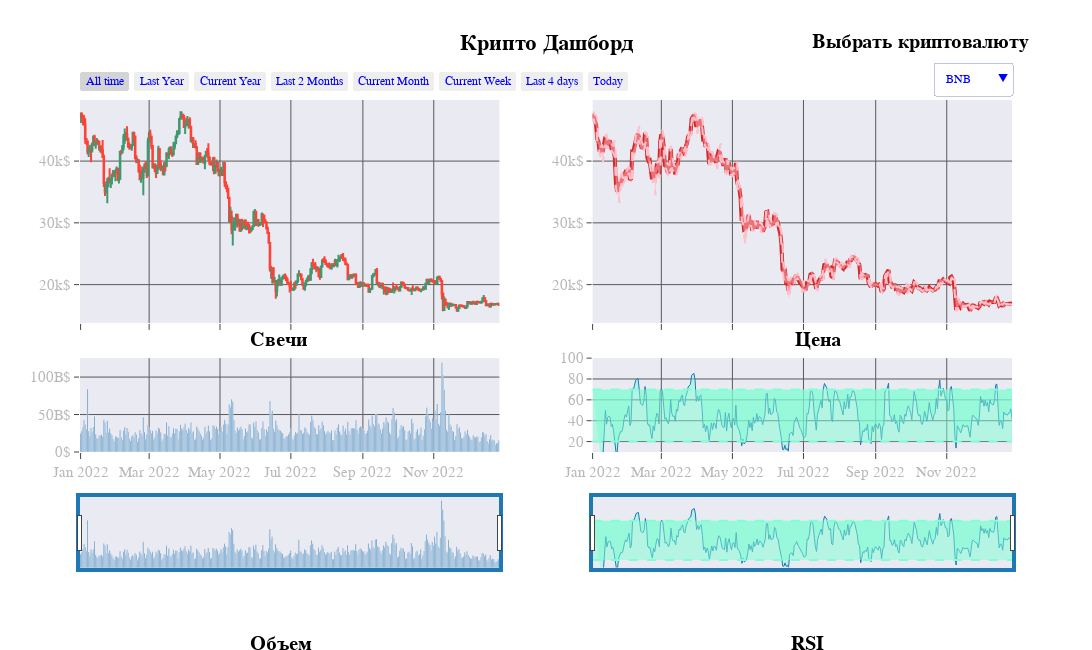

This figure's notebook cell:
### Code cell
fig = make_subplots(rows=3, 
                    cols=2,
                    shared_xaxes=True,
                    specs=[[{"rowspan": 2}, {"rowspan": 2}], [{"rowspan": 1}, {"rowspan": 1}] , [{},{}]]
                    
                   )
date_buttons = [
{'step': "all", 'label': "All time"},
{'count':  1, 'step': "year", 'stepmode': "backward", 'label': "Last Year"},
{'count':  1, 'step': "year", 'stepmode': "todate", 'label': "Current Year"},
{'count':  1, 'step': "month", 'stepmode': "backward", 'label': "Last 2 Months"},
{'count':  1, 'step': "month", 'stepmode': "todate", 'label': "Current Month"},
{'count':  7, 'step': "day", 'stepmode': "todate", 'label': "Current Week"},
{'count':  4, 'step': "day", 'stepmode': "backward", 'label': "Last 4 days"},
{'count':  1, 'step': "day", 'stepmode': "backward", 'label': "Today"},
               ]
buttons = []
i = 0
j=0
COUNT = 8
vis = [False] * len(crypto_list) * COUNT
for df in df_vizualize:
    for k in range(COUNT):
        vis[j+k] = True
    buttons.append({ 'label' : crypto_list[i],
                     'method' : 'update',
                     'args'   : [{'visible' : vis},
                                {'title'  : crypto_list[i] + ' Charts and Indicators'}
                                ] }
                  )
    i+=1
    j+=COUNT
    vis = [False] * len(crypto_list)* COUNT
for df in df_vizualize:
    fig.add_trace(
        go.Candlestick(x= df.index,
                       open  = df['open'],
                       high  = df['high'],
                       low   = df['low'],
                       close = df['close'],
                       showlegend =False
                                ),
                  row=1, 
                  col=1)
    fig.add_trace(
        go.Bar(x =df.index ,
               y=df["volume"],
               showlegend =False, 
               marker_color='#1f77b4'),
        row=3, 
        col=1)
    fig.add_trace(
        go.Scatter(x=df.index, y=df['close'],
                   mode='lines',
                  showlegend =False,
                   line=dict(color="#d62728", width=4)),
        row=1, 
        col=2)
    fig.add_trace(
        go.Scatter(x=df.index,
                   y=df['low'],
                   fill='tonexty',
                   mode='lines',
                   showlegend =False,                   
                   line=dict(width=2, color='pink', dash='dash')),
        row=1, 
        col=2)
    fig.add_trace(
        go.Scatter(x=df.index, 
                   y=df['high'],
                   fill='tonexty',
                   mode='lines',
                   showlegend =False, 
                   line=dict(width=2, color='pink', dash='dash')),
        row=1, 
        col=2)
    fig.add_trace(
        go.Scatter(x=df.index, y=df['close_rsi'],
                   mode='lines',
                  showlegend =False,
                   line=dict(color="#1f77b4", width=1)),
        row=3, 
        col=2)
    fig.add_trace(
        go.Scatter(x=df.index,
                   y=df['low_rsi'],
                   fill='tonexty', 
                   mode='lines',
                   showlegend =False,                   
                   line=dict(width=2, color='aquamarine', dash='dash')),
        row=3, 
        col=2)
    fig.add_trace(
        go.Scatter(x=df.index, 
                   y=df['high_rsi'],
                   fill='tonexty',
                   mode='lines',
                   showlegend =False, 
                   line=dict(width=2, color='aquamarine', dash='dash')),
        row=3, 
        col=2)
    
    
fig.update_xaxes(
        tickfont = dict(size=15, family = 'monospace', color='#B8B8B8'),
        tickmode = 'array',
        ticklen = 6,
        showline = False,
        showgrid = True,
        gridcolor = '#595959',
        ticks = 'outside')
fig.update_layout(
    spikedistance=100, 
    xaxis_rangeslider_visible=False,
    hoverdistance=1000)
fig.update_xaxes(
    showspikes=True,  
    spikesnap="cursor",
    spikemode="across"
                )
fig.update_yaxes(
    showspikes=True, 
    spikesnap='cursor',
    spikemode="across"                 
                )
fig.update_yaxes(
        tickfont = dict(size=15, family = 'monospace', color='#B8B8B8'),
        tickmode = 'array',
        showline = False,
        ticksuffix = '$',
        showgrid = True,
        gridcolor = '#595959',
        ticks = 'outside')
fig.update_layout(
                  width=1120,
                  height=650,
                  font_family   = 'monospace',
                  xaxis         = dict(rangeselector = dict(buttons = date_buttons)),
                  updatemenus   = [dict(type = 'dropdown',
                                        x = 1.0,
                                        y = 1.108,
                                        showactive = True,
                                        active = 2,
                                        buttons = buttons)],
                  title         = dict(text = '<b>Крипто Дашборд<b>',
                                       font = dict(color = '#000000' ,size = 22), 
                                       x = 0.50),
                  font          = dict(color="blue"), 
                  annotations   = [
                                  dict( text = "<b>Выбрать криптовалюту<b>",
                                        font = dict(size = 20 , color = "#000000"),
                                        showarrow=False,
                                        x = 1.02, 
                                        y = 1.20,
                                        xref = 'paper', yref = "paper",
                                        align = "left"),
                                  dict( text = "<b>Свечи <b>",
                                        font = dict(size = 20,  color = "#000000"),
                                        showarrow=False,
                                        x = 0.18, 
                                        y = 0.285,
                                        xref = 'paper', yref = "paper",
                                        align = "left"),
                                  dict( text = "<b>Цена<b>",
                                        font = dict(size = 20,  color = "#000000"),
                                        showarrow=False,
                                        x = 0.82, 
                                        y = 0.285,
                                        xref = 'paper', yref = "paper",
                                        align = "left"),
                                  dict( text = "<b>Объем<b>",
                                        font = dict(size = 20,  color = "#000000"),
                                        showarrow=False,
                                        x = 0.18, 
                                        y = -0.58,
                                        xref = 'paper', yref = "paper",
                                        align = "left"),
                                  dict( text = "<b>RSI<b>",
                                        font = dict(size = 20,  color = "#000000"),
                                        showarrow=False,
                                        x = 0.8, 
                                        y = -0.58,
                                        xref = 'paper', yref = "paper",
                                        align = "left")
                  ],
                template= "seaborn"
                )    
for i in range(0, 10*COUNT):
    fig.data[i].visible = False
for i in range(COUNT):
    fig.data[i].visible = True
fig.layout["xaxis"]["rangeslider"]["visible"] = False
fig.layout["xaxis2"]["rangeslider"]["visible"] = False
fig.layout["xaxis5"]["rangeslider"]["visible"] = True
fig.layout["xaxis6"]["rangeslider"]["visible"] = True
fig.layout["xaxis5"]["rangeslider"]["borderwidth"] = 4
fig.layout["xaxis6"]["rangeslider"]["borderwidth"] = 4
fig.layout["xaxis5"]["rangeslider"]["bordercolor"] = "#1f77b4"
fig.layout["xaxis6"]["rangeslider"]["bordercolor"] = "#1f77b4"
fig.layout["yaxis6"]["ticksuffix"] = ""
fig.layout["yaxis6"]["range"] = [10,100]
fig.show()

### Figure 1 — Plotly figure (JSON) as saved in the notebook; plotly's stock layout.template omitted (floating-point values rounded to 4 significant figures; data arrays with more than 128 entries replaced by an {"elided": "..."} marker saying what was removed)
{"data": [{"close": {"elided": "361 float values"}, "high": {"elided": "361 float values"}, "low": {"elided": "361 float values"}, "open": {"elided": "361 float values"}, "showlegend": false, "type": "candlestick", "visible": true, "x": {"elided": "361 str values"}, "xaxis": "x", "yaxis": "y"}, {"marker": {"color": "#1f77b4"}, "showlegend": false, "type": "bar", "visible": true, "x": {"elided": "361 str values"}, "xaxis": "x5", "y": {"elided": "361 float values"}, "yaxis": "y5"}, {"line": {"color": "#d62728", "width": 4}, "mode": "lines", "showlegend": false, "type": "scatter", "visible": true, "x": {"elided": "361 str values"}, "xaxis": "x2", "y": {"elided": "361 float values"}, "yaxis": "y2"}, {"fill": "tonexty", "line": {"color": "pink", "dash": "dash", "width": 2}, "mode": "lines", "showlegend": false, "type": "scatter", "visible": true, "x": {"elided": "361 str values"}, "xaxis": "x2", "y": {"elided": "361 float values"}, "yaxis": "y2"}, {"fill": "tonexty", "line": {"color": "pink", "dash": "dash", "width": 2}, "mode": "lines", "showlegend": false, "type": "scatter", "visible": true, "x": {"elided": "361 str values"}, "xaxis": "x2", "y": {"elided": "361 float values"}, "yaxis": "y2"}, {"line": {"color": "#1f77b4", "width": 1}, "mode": "lines", "showlegend": false, "type": "scatter", "visible": true, "x": {"elided": "361 str values"}, "xaxis": "x6", "y": {"elided": "361 float values"}, "yaxis": "y6"}, {"fill": "tonexty", "line": {"color": "aquamarine", "dash": "dash", "width": 2}, "mode": "lines", "showlegend": false, "type": "scatter", "visible": true, "x": {"elided": "361 str values"}, "xaxis": "x6", "y": {"elided": "361 int values"}, "yaxis": "y6"}, {"fill": "tonexty", "line": {"color": "aquamarine", "dash": "dash", "width": 2}, "mode": "lines", "showlegend": false, "type": "scatter", "visible": true, "x": {"elided": "361 str values"}, "xaxis": "x6", "y": {"elided": "361 int values"}, "yaxis": "y6"}, {"close": {"elided": "361 float values"}, "high": {"elided": "361 float values"}, "low": {"elided": "361 float values"}, "open": {"elided": "361 float values"}, "showlegend": false, "type": "candlestick", "visible": false, "x": {"elided": "361 str values"}, "xaxis": "x", "yaxis": "y"}, {"marker": {"color": "#1f77b4"}, "showlegend": false, "type": "bar", "visible": false, "x": {"elided": "361 str values"}, "xaxis": "x5", "y": {"elided": "361 float values"}, "yaxis": "y5"}, {"line": {"color": "#d62728", "width": 4}, "mode": "lines", "showlegend": false, "type": "scatter", "visible": false, "x": {"elided": "361 str values"}, "xaxis": "x2", "y": {"elided": "361 float values"}, "yaxis": "y2"}, {"fill": "tonexty", "line": {"color": "pink", "dash": "dash", "width": 2}, "mode": "lines", "showlegend": false, "type": "scatter", "visible": false, "x": {"elided": "361 str values"}, "xaxis": "x2", "y": {"elided": "361 float values"}, "yaxis": "y2"}, {"fill": "tonexty", "line": {"color": "pink", "dash": "dash", "width": 2}, "mode": "lines", "showlegend": false, "type": "scatter", "visible": false, "x": {"elided": "361 str values"}, "xaxis": "x2", "y": {"elided": "361 float values"}, "yaxis": "y2"}, {"line": {"color": "#1f77b4", "width": 1}, "mode": "lines", "showlegend": false, "type": "scatter", "visible": false, "x": {"elided": "361 str values"}, "xaxis": "x6", "y": {"elided": "361 float values"}, "yaxis": "y6"}, {"fill": "tonexty", "line": {"color": "aquamarine", "dash": "dash", "width": 2}, "mode": "lines", "showlegend": false, "type": "scatter", "visible": false, "x": {"elided": "361 str values"}, "xaxis": "x6", "y": {"elided": "361 int values"}, "yaxis": "y6"}, {"fill": "tonexty", "line": {"color": "aquamarine", "dash": "dash", "width": 2}, "mode": "lines", "showlegend": false, "type": "scatter", "visible": false, "x": {"elided": "361 str values"}, "xaxis": "x6", "y": {"elided": "361 int values"}, "yaxis": "y6"}, {"close": {"elided": "361 float values"}, "high": {"elided": "361 float values"}, "low": {"elided": "361 float values"}, "open": {"elided": "361 float values"}, "showlegend": false, "type": "candlestick", "visible": false, "x": {"elided": "361 str values"}, "xaxis": "x", "yaxis": "y"}, {"marker": {"color": "#1f77b4"}, "showlegend": false, "type": "bar", "visible": false, "x": {"elided": "361 str values"}, "xaxis": "x5", "y": {"elided": "361 float values"}, "yaxis": "y5"}, {"line": {"color": "#d62728", "width": 4}, "mode": "lines", "showlegend": false, "type": "scatter", "visible": false, "x": {"elided": "361 str values"}, "xaxis": "x2", "y": {"elided": "361 float values"}, "yaxis": "y2"}, {"fill": "tonexty", "line": {"color": "pink", "dash": "dash", "width": 2}, "mode": "lines", "showlegend": false, "type": "scatter", "visible": false, "x": {"elided": "361 str values"}, "xaxis": "x2", "y": {"elided": "361 float values"}, "yaxis": "y2"}, {"fill": "tonexty", "line": {"color": "pink", "dash": "dash", "width": 2}, "mode": "lines", "showlegend": false, "type": "scatter", "visible": false, "x": {"elided": "361 str values"}, "xaxis": "x2", "y": {"elided": "361 float values"}, "yaxis": "y2"}, {"line": {"color": "#1f77b4", "width": 1}, "mode": "lines", "showlegend": false, "type": "scatter", "visible": false, "x": {"elided": "361 str values"}, "xaxis": "x6", "y": {"elided": "361 float values"}, "yaxis": "y6"}, {"fill": "tonexty", "line": {"color": "aquamarine", "dash": "dash", "width": 2}, "mode": "lines", "showlegend": false, "type": "scatter", "visible": false, "x": {"elided": "361 str values"}, "xaxis": "x6", "y": {"elided": "361 int values"}, "yaxis": "y6"}, {"fill": "tonexty", "line": {"color": "aquamarine", "dash": "dash", "width": 2}, "mode": "lines", "showlegend": false, "type": "scatter", "visible": false, "x": {"elided": "361 str values"}, "xaxis": "x6", "y": {"elided": "361 int values"}, "yaxis": "y6"}, {"close": {"elided": "361 float values"}, "high": {"elided": "361 float values"}, "low": {"elided": "361 float values"}, "open": {"elided": "361 float values"}, "showlegend": false, "type": "candlestick", "visible": false, "x": {"elided": "361 str values"}, "xaxis": "x", "yaxis": "y"}, {"marker": {"color": "#1f77b4"}, "showlegend": false, "type": "bar", "visible": false, "x": {"elided": "361 str values"}, "xaxis": "x5", "y": {"elided": "361 float values"}, "yaxis": "y5"}, {"line": {"color": "#d62728", "width": 4}, "mode": "lines", "showlegend": false, "type": "scatter", "visible": false, "x": {"elided": "361 str values"}, "xaxis": "x2", "y": {"elided": "361 float values"}, "yaxis": "y2"}, {"fill": "tonexty", "line": {"color": "pink", "dash": "dash", "width": 2}, "mode": "lines", "showlegend": false, "type": "scatter", "visible": false, "x": {"elided": "361 str values"}, "xaxis": "x2", "y": {"elided": "361 float values"}, "yaxis": "y2"}, {"fill": "tonexty", "line": {"color": "pink", "dash": "dash", "width": 2}, "mode": "lines", "showlegend": false, "type": "scatter", "visible": false, "x": {"elided": "361 str values"}, "xaxis": "x2", "y": {"elided": "361 float values"}, "yaxis": "y2"}, {"line": {"color": "#1f77b4", "width": 1}, "mode": "lines", "showlegend": false, "type": "scatter", "visible": false, "x": {"elided": "361 str values"}, "xaxis": "x6", "y": {"elided": "361 float values"}, "yaxis": "y6"}, {"fill": "tonexty", "line": {"color": "aquamarine", "dash": "dash", "width": 2}, "mode": "lines", "showlegend": false, "type": "scatter", "visible": false, "x": {"elided": "361 str values"}, "xaxis": "x6", "y": {"elided": "361 int values"}, "yaxis": "y6"}, {"fill": "tonexty", "line": {"color": "aquamarine", "dash": "dash", "width": 2}, "mode": "lines", "showlegend": false, "type": "scatter", "visible": false, "x": {"elided": "361 str values"}, "xaxis": "x6", "y": {"elided": "361 int values"}, "yaxis": "y6"}, {"close": {"elided": "361 float values"}, "high": {"elided": "361 float values"}, "low": {"elided": "361 float values"}, "open": {"elided": "361 float values"}, "showlegend": false, "type": "candlestick", "visible": false, "x": {"elided": "361 str values"}, "xaxis": "x", "yaxis": "y"}, {"marker": {"color": "#1f77b4"}, "showlegend": false, "type": "bar", "visible": false, "x": {"elided": "361 str values"}, "xaxis": "x5", "y": {"elided": "361 float values"}, "yaxis": "y5"}, {"line": {"color": "#d62728", "width": 4}, "mode": "lines", "showlegend": false, "type": "scatter", "visible": false, "x": {"elided": "361 str values"}, "xaxis": "x2", "y": {"elided": "361 float values"}, "yaxis": "y2"}, {"fill": "tonexty", "line": {"color": "pink", "dash": "dash", "width": 2}, "mode": "lines", "showlegend": false, "type": "scatter", "visible": false, "x": {"elided": "361 str values"}, "xaxis": "x2", "y": {"elided": "361 float values"}, "yaxis": "y2"}, {"fill": "tonexty", "line": {"color": "pink", "dash": "dash", "width": 2}, "mode": "lines", "showlegend": false, "type": "scatter", "visible": false, "x": {"elided": "361 str values"}, "xaxis": "x2", "y": {"elided": "361 float values"}, "yaxis": "y2"}, {"line": {"color": "#1f77b4", "width": 1}, "mode": "lines", "showlegend": false, "type": "scatter", "visible": false, "x": {"elided": "361 str values"}, "xaxis": "x6", "y": {"elided": "361 float values"}, "yaxis": "y6"}, {"fill": "tonexty", "line": {"color": "aquamarine", "dash": "dash", "width": 2}, "mode": "lines", "showlegend": false, "type": "scatter", "visible": false, "x": {"elided": "361 str values"}, "xaxis": "x6", "y": {"elided": "361 int values"}, "yaxis": "y6"}, {"fill": "tonexty", "line": {"color": "aquamarine", "dash": "dash", "width": 2}, "mode": "lines", "showlegend": false, "type": "scatter", "visible": false, "x": {"elided": "361 str values"}, "xaxis": "x6", "y": {"elided": "361 int values"}, "yaxis": "y6"}, {"close": {"elided": "361 float values"}, "high": {"elided": "361 float values"}, "low": {"elided": "361 float values"}, "open": {"elided": "361 float values"}, "showlegend": false, "type": "candlestick", "visible": false, "x": {"elided": "361 str values"}, "xaxis": "x", "yaxis": "y"}, {"marker": {"color": "#1f77b4"}, "showlegend": false, "type": "bar", "visible": false, "x": {"elided": "361 str values"}, "xaxis": "x5", "y": {"elided": "361 float values"}, "yaxis": "y5"}, {"line": {"color": "#d62728", "width": 4}, "mode": "lines", "showlegend": false, "type": "scatter", "visible": false, "x": {"elided": "361 str values"}, "xaxis": "x2", "y": {"elided": "361 float values"}, "yaxis": "y2"}, {"fill": "tonexty", "line": {"color": "pink", "dash": "dash", "width": 2}, "mode": "lines", "showlegend": false, "type": "scatter", "visible": false, "x": {"elided": "361 str values"}, "xaxis": "x2", "y": {"elided": "361 float values"}, "yaxis": "y2"}, {"fill": "tonexty", "line": {"color": "pink", "dash": "dash", "width": 2}, "mode": "lines", "showlegend": false, "type": "scatter", "visible": false, "x": {"elided": "361 str values"}, "xaxis": "x2", "y": {"elided": "361 float values"}, "yaxis": "y2"}, {"line": {"color": "#1f77b4", "width": 1}, "mode": "lines", "showlegend": false, "type": "scatter", "visible": false, "x": {"elided": "361 str values"}, "xaxis": "x6", "y": {"elided": "361 float values"}, "yaxis": "y6"}, {"fill": "tonexty", "line": {"color": "aquamarine", "dash": "dash", "width": 2}, "mode": "lines", "showlegend": false, "type": "scatter", "visible": false, "x": {"elided": "361 str values"}, "xaxis": "x6", "y": {"elided": "361 int values"}, "yaxis": "y6"}, {"fill": "tonexty", "line": {"color": "aquamarine", "dash": "dash", "width": 2}, "mode": "lines", "showlegend": false, "type": "scatter", "visible": false, "x": {"elided": "361 str values"}, "xaxis": "x6", "y": {"elided": "361 int values"}, "yaxis": "y6"}, {"close": {"elided": "361 float values"}, "high": {"elided": "361 float values"}, "low": {"elided": "361 float values"}, "open": {"elided": "361 float values"}, "showlegend": false, "type": "candlestick", "visible": false, "x": {"elided": "361 str values"}, "xaxis": "x", "yaxis": "y"}, {"marker": {"color": "#1f77b4"}, "showlegend": false, "type": "bar", "visible": false, "x": {"elided": "361 str values"}, "xaxis": "x5", "y": {"elided": "361 float values"}, "yaxis": "y5"}, {"line": {"color": "#d62728", "width": 4}, "mode": "lines", "showlegend": false, "type": "scatter", "visible": false, "x": {"elided": "361 str values"}, "xaxis": "x2", "y": {"elided": "361 float values"}, "yaxis": "y2"}, {"fill": "tonexty", "line": {"color": "pink", "dash": "dash", "width": 2}, "mode": "lines", "showlegend": false, "type": "scatter", "visible": false, "x": {"elided": "361 str values"}, "xaxis": "x2", "y": {"elided": "361 float values"}, "yaxis": "y2"}, {"fill": "tonexty", "line": {"color": "pink", "dash": "dash", "width": 2}, "mode": "lines", "showlegend": false, "type": "scatter", "visible": false, "x": {"elided": "361 str values"}, "xaxis": "x2", "y": {"elided": "361 float values"}, "yaxis": "y2"}, {"line": {"color": "#1f77b4", "width": 1}, "mode": "lines", "showlegend": false, "type": "scatter", "visible": false, "x": {"elided": "361 str values"}, "xaxis": "x6", "y": {"elided": "361 float values"}, "yaxis": "y6"}, {"fill": "tonexty", "line": {"color": "aquamarine", "dash": "dash", "width": 2}, "mode": "lines", "showlegend": false, "type": "scatter", "visible": false, "x": {"elided": "361 str values"}, "xaxis": "x6", "y": {"elided": "361 int values"}, "yaxis": "y6"}, {"fill": "tonexty", "line": {"color": "aquamarine", "dash": "dash", "width": 2}, "mode": "lines", "showlegend": false, "type": "scatter", "visible": false, "x": {"elided": "361 str values"}, "xaxis": "x6", "y": {"elided": "361 int values"}, "yaxis": "y6"}, {"close": {"elided": "361 float values"}, "high": {"elided": "361 float values"}, "low": {"elided": "361 float values"}, "open": {"elided": "361 float values"}, "showlegend": false, "type": "candlestick", "visible": false, "x": {"elided": "361 str values"}, "xaxis": "x", "yaxis": "y"}, {"marker": {"color": "#1f77b4"}, "showlegend": false, "type": "bar", "visible": false, "x": {"elided": "361 str values"}, "xaxis": "x5", "y": {"elided": "361 float values"}, "yaxis": "y5"}, {"line": {"color": "#d62728", "width": 4}, "mode": "lines", "showlegend": false, "type": "scatter", "visible": false, "x": {"elided": "361 str values"}, "xaxis": "x2", "y": {"elided": "361 float values"}, "yaxis": "y2"}, {"fill": "tonexty", "line": {"color": "pink", "dash": "dash", "width": 2}, "mode": "lines", "showlegend": false, "type": "scatter", "visible": false, "x": {"elided": "361 str values"}, "xaxis": "x2", "y": {"elided": "361 float values"}, "yaxis": "y2"}, {"fill": "tonexty", "line": {"color": "pink", "dash": "dash", "width": 2}, "mode": "lines", "showlegend": false, "type": "scatter", "visible": false, "x": {"elided": "361 str values"}, "xaxis": "x2", "y": {"elided": "361 float values"}, "yaxis": "y2"}, {"line": {"color": "#1f77b4", "width": 1}, "mode": "lines", "showlegend": false, "type": "scatter", "visible": false, "x": {"elided": "361 str values"}, "xaxis": "x6", "y": {"elided": "361 float values"}, "yaxis": "y6"}, {"fill": "tonexty", "line": {"color": "aquamarine", "dash": "dash", "width": 2}, "mode": "lines", "showlegend": false, "type": "scatter", "visible": false, "x": {"elided": "361 str values"}, "xaxis": "x6", "y": {"elided": "361 int values"}, "yaxis": "y6"}, {"fill": "tonexty", "line": {"color": "aquamarine", "dash": "dash", "width": 2}, "mode": "lines", "showlegend": false, "type": "scatter", "visible": false, "x": {"elided": "361 str values"}, "xaxis": "x6", "y": {"elided": "361 int values"}, "yaxis": "y6"}, {"close": {"elided": "361 float values"}, "high": {"elided": "361 float values"}, "low": {"elided": "361 float values"}, "open": {"elided": "361 float values"}, "showlegend": false, "type": "candlestick", "visible": false, "x": {"elided": "361 str values"}, "xaxis": "x", "yaxis": "y"}, {"marker": {"color": "#1f77b4"}, "showlegend": false, "type": "bar", "visible": false, "x": {"elided": "361 str values"}, "xaxis": "x5", "y": {"elided": "361 float values"}, "yaxis": "y5"}, {"line": {"color": "#d62728", "width": 4}, "mode": "lines", "showlegend": false, "type": "scatter", "visible": false, "x": {"elided": "361 str values"}, "xaxis": "x2", "y": {"elided": "361 float values"}, "yaxis": "y2"}, {"fill": "tonexty", "line": {"color": "pink", "dash": "dash", "width": 2}, "mode": "lines", "showlegend": false, "type": "scatter", "visible": false, "x": {"elided": "361 str values"}, "xaxis": "x2", "y": {"elided": "361 float values"}, "yaxis": "y2"}, {"fill": "tonexty", "line": {"color": "pink", "dash": "dash", "width": 2}, "mode": "lines", "showlegend": false, "type": "scatter", "visible": false, "x": {"elided": "361 str values"}, "xaxis": "x2", "y": {"elided": "361 float values"}, "yaxis": "y2"}, {"line": {"color": "#1f77b4", "width": 1}, "mode": "lines", "showlegend": false, "type": "scatter", "visible": false, "x": {"elided": "361 str values"}, "xaxis": "x6", "y": {"elided": "361 float values"}, "yaxis": "y6"}, {"fill": "tonexty", "line": {"color": "aquamarine", "dash": "dash", "width": 2}, "mode": "lines", "showlegend": false, "type": "scatter", "visible": false, "x": {"elided": "361 str values"}, "xaxis": "x6", "y": {"elided": "361 int values"}, "yaxis": "y6"}, {"fill": "tonexty", "line": {"color": "aquamarine", "dash": "dash", "width": 2}, "mode": "lines", "showlegend": false, "type": "scatter", "visible": false, "x": {"elided": "361 str values"}, "xaxis": "x6", "y": {"elided": "361 int values"}, "yaxis": "y6"}, {"close": {"elided": "361 float values"}, "high": {"elided": "361 float values"}, "low": {"elided": "361 float values"}, "open": {"elided": "361 float values"}, "showlegend": false, "type": "candlestick", "visible": false, "x": {"elided": "361 str values"}, "xaxis": "x", "yaxis": "y"}, {"marker": {"color": "#1f77b4"}, "showlegend": false, "type": "bar", "visible": false, "x": {"elided": "361 str values"}, "xaxis": "x5", "y": {"elided": "361 float values"}, "yaxis": "y5"}, {"line": {"color": "#d62728", "width": 4}, "mode": "lines", "showlegend": false, "type": "scatter", "visible": false, "x": {"elided": "361 str values"}, "xaxis": "x2", "y": {"elided": "361 float values"}, "yaxis": "y2"}, {"fill": "tonexty", "line": {"color": "pink", "dash": "dash", "width": 2}, "mode": "lines", "showlegend": false, "type": "scatter", "visible": false, "x": {"elided": "361 str values"}, "xaxis": "x2", "y": {"elided": "361 float values"}, "yaxis": "y2"}, {"fill": "tonexty", "line": {"color": "pink", "dash": "dash", "width": 2}, "mode": "lines", "showlegend": false, "type": "scatter", "visible": false, "x": {"elided": "361 str values"}, "xaxis": "x2", "y": {"elided": "361 float values"}, "yaxis": "y2"}, {"line": {"color": "#1f77b4", "width": 1}, "mode": "lines", "showlegend": false, "type": "scatter", "visible": false, "x": {"elided": "361 str values"}, "xaxis": "x6", "y": {"elided": "361 float values"}, "yaxis": "y6"}, {"fill": "tonexty", "line": {"color": "aquamarine", "dash": "dash", "width": 2}, "mode": "lines", "showlegend": false, "type": "scatter", "visible": false, "x": {"elided": "361 str values"}, "xaxis": "x6", "y": {"elided": "361 int values"}, "yaxis": "y6"}, {"fill": "tonexty", "line": {"color": "aquamarine", "dash": "dash", "width": 2}, "mode": "lines", "showlegend": false, "type": "scatter", "visible": false, "x": {"elided": "361 str values"}, "xaxis": "x6", "y": {"elided": "361 int values"}, "yaxis": "y6"}], "layout": {"annotations": [{"align": "left", "font": {"color": "#000000", "size": 20}, "showarrow": false, "text": "<b>Выбрать криптовалюту<b>", "x": 1.02, "xref": "paper", "y": 1.2, "yref": "paper"}, {"align": "left", "font": {"color": "#000000", "size": 20}, "showarrow": false, "text": "<b>Свечи <b>", "x": 0.18, "xref": "paper", "y": 0.285, "yref": "paper"}, {"align": "left", "font": {"color": "#000000", "size": 20}, "showarrow": false, "text": "<b>Цена<b>", "x": 0.82, "xref": "paper", "y": 0.285, "yref": "paper"}, {"align": "left", "font": {"color": "#000000", "size": 20}, "showarrow": false, "text": "<b>Объем<b>", "x": 0.18, "xref": "paper", "y": -0.58, "yref": "paper"}, {"align": "left", "font": {"color": "#000000", "size": 20}, "showarrow": false, "text": "<b>RSI<b>", "x": 0.8, "xref": "paper", "y": -0.58, "yref": "paper"}], "font": {"color": "blue", "family": "monospace"}, "height": 650, "hoverdistance": 1000, "spikedistance": 100, "title": {"font": {"color": "#000000", "size": 22}, "text": "<b>Крипто Дашборд<b>", "x": 0.5}, "updatemenus": [{"active": 2, "buttons": [{"args": [{"visible": [true, true, true, true, true, true, true, true, false, false, false, false, false, false, false, false, false, false, false, false, false, false, false, false, false, false, false, false, false, false, false, false, false, false, false, false, false, false, false, false, false, false, false, false, false, false, false, false, false, false, false, false, false, false, false, false, false, false, false, false, false, false, false, false, false, false, false, false, false, false, false, false, false, false, false, false, false, false, false, false]}, {"title": "BTC Charts and Indicators"}], "label": "BTC", "method": "update"}, {"args": [{"visible": [false, false, false, false, false, false, false, false, true, true, true, true, true, true, true, true, false, false, false, false, false, false, false, false, false, false, false, false, false, false, false, false, false, false, false, false, false, false, false, false, false, false, false, false, false, false, false, false, false, false, false, false, false, false, false, false, false, false, false, false, false, false, false, false, false, false, false, false, false, false, false, false, false, false, false, false, false, false, false, false]}, {"title": "ETH Charts and Indicators"}], "label": "ETH", "method": "update"}, {"args": [{"visible": [false, false, false, false, false, false, false, false, false, false, false, false, false, false, false, false, true, true, true, true, true, true, true, true, false, false, false, false, false, false, false, false, false, false, false, false, false, false, false, false, false, false, false, false, false, false, false, false, false, false, false, false, false, false, false, false, false, false, false, false, false, false, false, false, false, false, false, false, false, false, false, false, false, false, false, false, false, false, false, false]}, {"title": "BNB Charts and Indicators"}], "label": "BNB", "method": "update"}, {"args": [{"visible": [false, false, false, false, false, false, false, false, false, false, false, false, false, false, false, false, false, false, false, false, false, false, false, false, true, true, true, true, true, true, true, true, false, false, false, false, false, false, false, false, false, false, false, false, false, false, false, false, false, false, false, false, false, false, false, false, false, false, false, false, false, false, false, false, false, false, false, false, false, false, false, false, false, false, false, false, false, false, false, false]}, {"title": "XRP Charts and Indicators"}], "label": "XRP", "method": "update"}, {"args": [{"visible": [false, false, false, false, false, false, false, false, false, false, false, false, false, false, false, false, false, false, false, false, false, false, false, false, false, false, false, false, false, false, false, false, true, true, true, true, true, true, true, true, false, false, false, false, false, false, false, false, false, false, false, false, false, false, false, false, false, false, false, false, false, false, false, false, false, false, false, false, false, false, false, false, false, false, false, false, false, false, false, false]}, {"title": "DOGE Charts and Indicators"}], "label": "DOGE", "method": "update"}, {"args": [{"visible": [false, false, false, false, false, false, false, false, false, false, false, false, false, false, false, false, false, false, false, false, false, false, false, false, false, false, false, false, false, false, false, false, false, false, false, false, false, false, false, false, true, true, true, true, true, true, true, true, false, false, false, false, false, false, false, false, false, false, false, false, false, false, false, false, false, false, false, false, false, false, false, false, false, false, false, false, false, false, false, false]}, {"title": "ADA Charts and Indicators"}], "label": "ADA", "method": "update"}, {"args": [{"visible": [false, false, false, false, false, false, false, false, false, false, false, false, false, false, false, false, false, false, false, false, false, false, false, false, false, false, false, false, false, false, false, false, false, false, false, false, false, false, false, false, false, false, false, false, false, false, false, false, true, true, true, true, true, true, true, true, false, false, false, false, false, false, false, false, false, false, false, false, false, false, false, false, false, false, false, false, false, false, false, false]}, {"title": "MATIC Charts and Indicators"}], "label": "MATIC", "method": "update"}, {"args": [{"visible": [false, false, false, false, false, false, false, false, false, false, false, false, false, false, false, false, false, false, false, false, false, false, false, false, false, false, false, false, false, false, false, false, false, false, false, false, false, false, false, false, false, false, false, false, false, false, false, false, false, false, false, false, false, false, false, false, true, true, true, true, true, true, true, true, false, false, false, false, false, false, false, false, false, false, false, false, false, false, false, false]}, {"title": "DAI Charts and Indicators"}], "label": "DAI", "method": "update"}, {"args": [{"visible": [false, false, false, false, false, false, false, false, false, false, false, false, false, false, false, false, false, false, false, false, false, false, false, false, false, false, false, false, false, false, false, false, false, false, false, false, false, false, false, false, false, false, false, false, false, false, false, false, false, false, false, false, false, false, false, false, false, false, false, false, false, false, false, false, true, true, true, true, true, true, true, true, false, false, false, false, false, false, false, false]}, {"title": "DOT Charts and Indicators"}], "label": "DOT", "method": "update"}, {"args": [{"visible": [false, false, false, false, false, false, false, false, false, false, false, false, false, false, false, false, false, false, false, false, false, false, false, false, false, false, false, false, false, false, false, false, false, false, false, false, false, false, false, false, false, false, false, false, false, false, false, false, false, false, false, false, false, false, false, false, false, false, false, false, false, false, false, false, false, false, false, false, false, false, false, false, true, true, true, true, true, true, true, true]}, {"title": "LTC Charts and Indicators"}], "label": "LTC", "method": "update"}], "showactive": true, "type": "dropdown", "x": 1, "y": 1.108}], "width": 1120, "xaxis": {"anchor": "y", "domain": [0, 0.45], "gridcolor": "#595959", "matches": "x5", "rangeselector": {"buttons": [{"label": "All time", "step": "all"}, {"count": 1, "label": "Last Year", "step": "year", "stepmode": "backward"}, {"count": 1, "label": "Current Year", "step": "year", "stepmode": "todate"}, {"count": 1, "label": "Last 2 Months", "step": "month", "stepmode": "backward"}, {"count": 1, "label": "Current Month", "step": "month", "stepmode": "todate"}, {"count": 7, "label": "Current Week", "step": "day", "stepmode": "todate"}, {"count": 4, "label": "Last 4 days", "step": "day", "stepmode": "backward"}, {"count": 1, "label": "Today", "step": "day", "stepmode": "backward"}]}, "rangeslider": {"visible": false}, "showgrid": true, "showline": false, "showspikes": true, "showticklabels": false, "spikemode": "across", "spikesnap": "cursor", "tickfont": {"color": "#B8B8B8", "family": "monospace", "size": 15}, "ticklen": 6, "tickmode": "array", "ticks": "outside"}, "xaxis2": {"anchor": "y2", "domain": [0.55, 1], "gridcolor": "#595959", "matches": "x6", "rangeslider": {"visible": false}, "showgrid": true, "showline": false, "showspikes": true, "showticklabels": false, "spikemode": "across", "spikesnap": "cursor", "tickfont": {"color": "#B8B8B8", "family": "monospace", "size": 15}, "ticklen": 6, "tickmode": "array", "ticks": "outside"}, "xaxis3": {"anchor": "y3", "domain": [0, 0.45], "gridcolor": "#595959", "matches": "x5", "showgrid": true, "showline": false, "showspikes": true, "showticklabels": false, "spikemode": "across", "spikesnap": "cursor", "tickfont": {"color": "#B8B8B8", "family": "monospace", "size": 15}, "ticklen": 6, "tickmode": "array", "ticks": "outside"}, "xaxis4": {"anchor": "y4", "domain": [0.55, 1], "gridcolor": "#595959", "matches": "x6", "showgrid": true, "showline": false, "showspikes": true, "showticklabels": false, "spikemode": "across", "spikesnap": "cursor", "tickfont": {"color": "#B8B8B8", "family": "monospace", "size": 15}, "ticklen": 6, "tickmode": "array", "ticks": "outside"}, "xaxis5": {"anchor": "y5", "domain": [0, 0.45], "gridcolor": "#595959", "rangeslider": {"bordercolor": "#1f77b4", "borderwidth": 4, "visible": true}, "showgrid": true, "showline": false, "showspikes": true, "spikemode": "across", "spikesnap": "cursor", "tickfont": {"color": "#B8B8B8", "family": "monospace", "size": 15}, "ticklen": 6, "tickmode": "array", "ticks": "outside"}, "xaxis6": {"anchor": "y6", "domain": [0.55, 1], "gridcolor": "#595959", "rangeslider": {"bordercolor": "#1f77b4", "borderwidth": 4, "visible": true}, "showgrid": true, "showline": false, "showspikes": true, "spikemode": "across", "spikesnap": "cursor", "tickfont": {"color": "#B8B8B8", "family": "monospace", "size": 15}, "ticklen": 6, "tickmode": "array", "ticks": "outside"}, "yaxis": {"anchor": "x", "domain": [0.3667, 1], "gridcolor": "#595959", "showgrid": true, "showline": false, "showspikes": true, "spikemode": "across", "spikesnap": "cursor", "tickfont": {"color": "#B8B8B8", "family": "monospace", "size": 15}, "tickmode": "array", "ticks": "outside", "ticksuffix": "$"}, "yaxis2": {"anchor": "x2", "domain": [0.3667, 1], "gridcolor": "#595959", "showgrid": true, "showline": false, "showspikes": true, "spikemode": "across", "spikesnap": "cursor", "tickfont": {"color": "#B8B8B8", "family": "monospace", "size": 15}, "tickmode": "array", "ticks": "outside", "ticksuffix": "$"}, "yaxis3": {"anchor": "x3", "domain": [0.3667, 0.6333], "gridcolor": "#595959", "showgrid": true, "showline": false, "showspikes": true, "spikemode": "across", "spikesnap": "cursor", "tickfont": {"color": "#B8B8B8", "family": "monospace", "size": 15}, "tickmode": "array", "ticks": "outside", "ticksuffix": "$"}, "yaxis4": {"anchor": "x4", "domain": [0.3667, 0.6333], "gridcolor": "#595959", "showgrid": true, "showline": false, "showspikes": true, "spikemode": "across", "spikesnap": "cursor", "tickfont": {"color": "#B8B8B8", "family": "monospace", "size": 15}, "tickmode": "array", "ticks": "outside", "ticksuffix": "$"}, "yaxis5": {"anchor": "x5", "domain": [0, 0.2667], "gridcolor": "#595959", "showgrid": true, "showline": false, "showspikes": true, "spikemode": "across", "spikesnap": "cursor", "tickfont": {"color": "#B8B8B8", "family": "monospace", "size": 15}, "tickmode": "array", "ticks": "outside", "ticksuffix": "$"}, "yaxis6": {"anchor": "x6", "domain": [0, 0.2667], "gridcolor": "#595959", "range": [10, 100], "showgrid": true, "showline": false, "showspikes": true, "spikemode": "across", "spikesnap": "cursor", "tickfont": {"color": "#B8B8B8", "family": "monospace", "size": 15}, "tickmode": "array", "ticks": "outside", "ticksuffix": ""}}}
